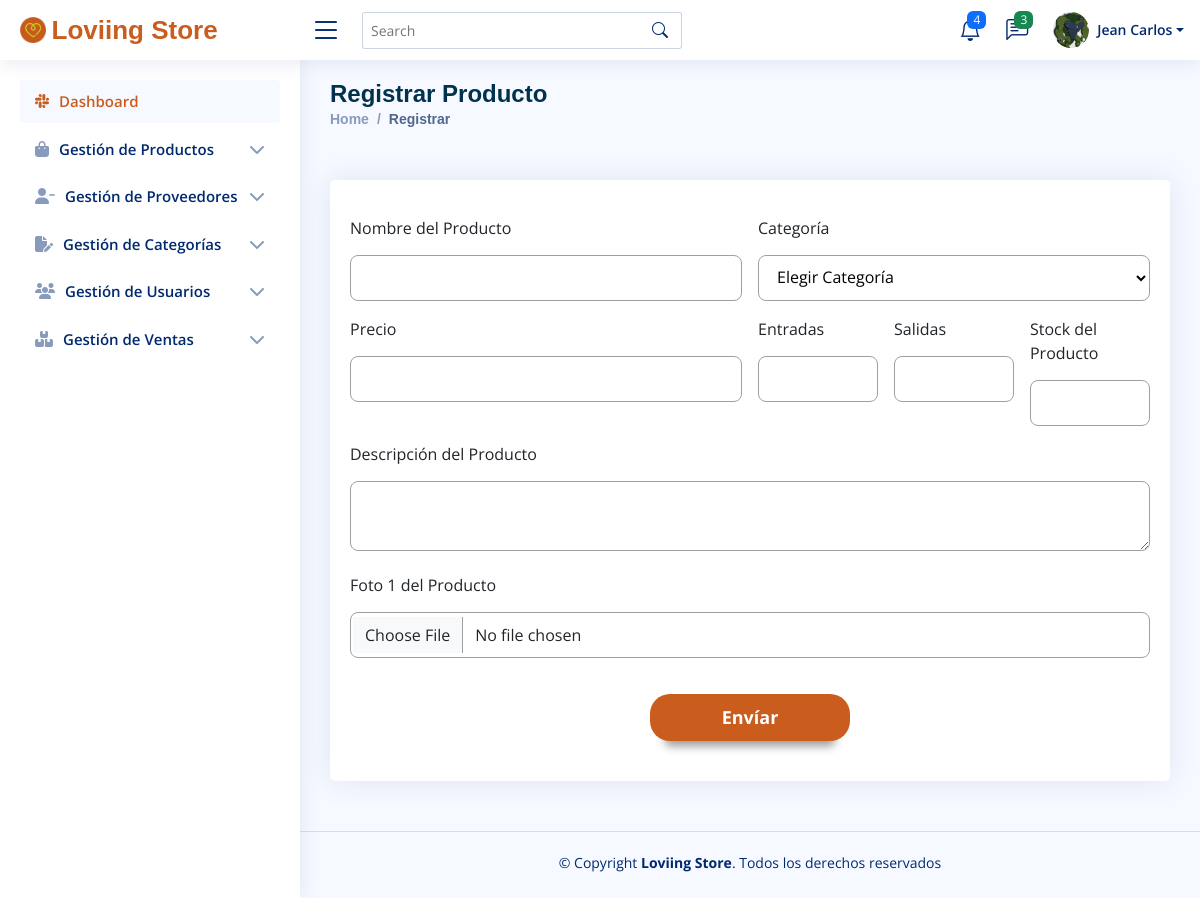
Screenshot of /Views/Administrador/registrarProducto.php (signed in) with the database file from the repository.
### tables this page shows
CREATE TABLE `tbl_usuarios` (
  `id_usuario` int(11) NOT NULL,
  `nombre_usuario` varchar(100) DEFAULT NULL,
  `genero` varchar(50) DEFAULT NULL,
  `fecha_nacimiento` date DEFAULT NULL,
  `tipo_documento` varchar(50) DEFAULT NULL,
  `num_documento` varchar(50) DEFAULT NULL,
  `email_usuario` varchar(50) DEFAULT NULL,
  `clave_usuario` varchar(250) DEFAULT NULL,
  `rol_usuario` varchar(50) DEFAULT NULL,
  `estado_usuario` varchar(10) DEFAULT NULL,
  `foto_usuario` varchar(255) DEFAULT NULL,
  `fecha_creacion` date DEFAULT NULL
);

### Models/consultasAdmin.php (called while the page is built, shortened)
<?php
class ConsultasAdmin
{
    public function consultarUser($idUser)
    {
        $sql = "SELECT * FROM tbl_usuarios WHERE id_usuario = :idUser";
        $objConexionBd = new ConexionBd();
        $conexion = $objConexionBd->getConexion();
        $result = $conexion->prepare($sql);
        $result->bindParam(":idUser", $idUser);
        $result->execute();
        $f = $result->fetch();
        return $f;
    }
}

### Controllers/Administrador/mostrarInfoProducto.php (the view, shortened to what this page needs)
<?php
require_once ('../../Models/consultasAdmin.php');
function formularioRegistrarProducto()
{
  echo '
        <form action="../../Controllers/Administrador/registrarProducto.php" class="form" method="post"
            enctype="multipart/form-data">
            <div class="row g-3 formulario">
              <div class="col-md-6">
                <label for="nombreProd">Nombre del Producto</label> <br>
                <input type="text" id="nombreProd" name="nombreProd" class="input"
                  required>
              </div>
              <div class="col-md-6">
                <label for="catProd">Categoría</label> <br>
                <select name="catProd" id="catProd" class="input" required>
                  <option>Elegir Categoría</option>
                  ';
                  echo '
                </select>
              </div>
              <div class="col-md-6">
                <label for="precioProd">Precio</label> <br>
                <input type="number" id="precioProd" name="precioProd" class="input"
                  required><br>
              </div>
              <div class="col-md-2">
                <label for="entradasProd">Entradas</label> <br>
                <input type="number" id="entradasProd" name="entradasProd" class="input"
                  required>
              </div>
              <div class="col-md-2">
                <label for="salidasProd">Salidas</label> <br>
                <input type="number" id="salidasProd" name="salidasProd" class="input"
                  required>
              </div>
              <div class="col-md-2">
                <label for="stockProd">Stock del Producto</label> <br>
                <input type="number" id="stockProd" name="stockProd" class="input"
                  required>
              </div>
              <div class="col-md-12">
                <label for="descProd">Descripción del Producto</label> <br>
                <textarea name="descProd" class="input" required></textarea>
              </div>
              <div class="col-md-12">
                <label for="foto1_producto">Foto 1 del Producto</label>
                <input class="form-control input" type="file" id="foto1_producto" name="foto1_producto"
                  accept=".png, .jpg, .jpeg, .gif, .webp">
              </div>
              <div class="text-center">
                <button type="submit" class="form-button">Envíar</button>
              </div>
            </div>
          </form>
    ';
}

### Controllers/Administrador/mostrarInfoUser.php (shortened to what this page needs)
<?php
require_once ('../../Models/consultasAdmin.php');
function cargarHeaderAdmin(){
  echo '
  <header id="header" class="header fixed-top d-flex align-items-center">
    <div class="d-flex align-items-center justify-content-between">
      <a href="home.php" class="logo d-flex align-items-center">
        <img src="../Dashboard/assets/img/favicon.png" alt="">
        <span class="d-none d-lg-block logo_ls">Loviing Store</span>
      </a>
      <i class="bi bi-list toggle-sidebar-btn"></i>
    </div>
    <div class="search-bar">
      <form class="search-form d-flex align-items-center" method="POST" action="#">
        <input type="text" name="query" placeholder="Search" title="Enter search keyword">
        <button type="submit" title="Search"><i class="bi bi-search"></i></button>
      </form>
    </div>
    <nav class="header-nav ms-auto">
      <ul class="d-flex align-items-center">
        <li class="nav-item dropdown">
          <a class="nav-link nav-icon" href="#" data-bs-toggle="dropdown">
            <i class="bi bi-bell"></i>
            <span class="badge bg-primary badge-number">4</span>
          </a>
        </li>
        <li class="nav-item dropdown">
          <a class="nav-link nav-icon" href="#" data-bs-toggle="dropdown">
            <i class="bi bi-chat-left-text"></i>
            <span class="badge bg-success badge-number">3</span>
          </a>
        </li>
        ';
        cargarPerfilAdmin();
        echo '
      </ul>
    </nav>
  </header>
  ';
}
function cargarPerfilAdmin()
{
  $idUser = $_SESSION["idUser"];
  $objConsultasAdmin = new ConsultasAdmin();
  $f = $objConsultasAdmin->consultarUser($idUser);
  echo '
        <li class="nav-item dropdown pe-3">
          <a class="nav-link nav-profile d-flex align-items-center pe-0" href="#" data-bs-toggle="dropdown">
            <img src="../../Uploads/Usuarios/' . $f["foto_usuario"] . '" alt="Profile" class="rounded-circle" >
            <span class="d-none d-md-block dropdown-toggle ps-2">' . $f["nombre_usuario"] . '</span>
          </a>
          <ul class="dropdown-menu dropdown-menu-end dropdown-menu-arrow profile">
            <li class="dropdown-header">
              <h6>' . $f["nombre_usuario"] . '</h6>
              <span>' . $f["rol_usuario"] . '</span>
            </li>
            <li>
              <hr class="dropdown-divider">
            </li>
            <li>
              <a class="dropdown-item d-flex align-items-center" href="userProfileAdmin.php">
                <i class="bi bi-person"></i>
                <span>Mi perfil</span>
              </a>
            </li>
            <li>
              <hr class="dropdown-divider">
            </li>
            <li>
              <a class="dropdown-item d-flex align-items-center" href="users-profile.html">
                <i class="bi bi-gear"></i>
                <span>Configuración</span>
              </a>
            </li>
            <li>
              <hr class="dropdown-divider">
            </li>
            <li>
              <a class="dropdown-item d-flex align-items-center" href="pages-faq.html">
                <i class="bi bi-question-circle"></i>
                <span>¿Necesitas Ayuda?</span>
              </a>
            </li>
            <li>
              <hr class="dropdown-divider">
            </li>
            <li>
              <a class="dropdown-item d-flex align-items-center" href="../../Controllers/cerrarSesion.php">
                <i class="bi bi-box-arrow-right"></i>
                <span>Cerrar Sesión</span>
              </a>
            </li>
          </ul>
        </li>
    ';
}
function cargarMenuAdmin(){
  echo '
  <aside id="sidebar" class="sidebar">
    <ul class="sidebar-nav" id="sidebar-nav">
      <li class="nav-item">
        <a class="nav-link " href="home.php">
          <i class="fa-brands fa-slack"></i>
          <span>Dashboard</span>
        </a>
      </li>
      <li class="nav-item">
        <a class="nav-link collapsed" data-bs-target="#trimestral-nav" data-bs-toggle="collapse" href="#">
          <i class="fa-solid fa-bag-shopping"></i>
          <span>Gestión de Productos</span><i class=" fa-solid fa-chevron-down ms-auto"></i>
        </a>
      </li>
      <li class="nav-item">
        <a class="nav-link collapsed" data-bs-target="#formacion-nav" data-bs-toggle="collapse" href="#">
          <i class="fa-solid fa-user-minus"></i>
          <span>Gestión de Proveedores</span><i class="fa-solid fa-chevron-down ms-auto"></i>
        </a>
      </li>
      <li class="nav-item">
        <a class="nav-link collapsed" data-bs-target="#fichas-nav" data-bs-toggle="collapse" href="#">
          <i class="fa-solid fa-file-pen"></i>
          <span>Gestión de Categorías</span><i class="fa-solid fa-chevron-down ms-auto"></i>
        </a>
      </li>
      <li class="nav-item">
        <a class="nav-link collapsed" data-bs-target="#instructores-nav" data-bs-toggle="collapse" href="#">
          <i class="fa-solid fa-users"></i>
          <span>Gestión de Usuarios</span><i class="fa-solid fa-chevron-down ms-auto"></i>
        </a>
      </li>
      <li class="nav-item">
        <a class="nav-link collapsed" data-bs-target="#ambientes-nav" data-bs-toggle="collapse" href="#">
          <i class="fa-solid fa-boxes-stacked"></i>
          <span>Gestión de Ventas</span><i class="fa-solid fa-chevron-down ms-auto"></i>
        </a>
      </li>
  </aside>
  ';
}
function cargarFooterAdmin(){
  echo '
  <footer id="footer" class="footer">
    <div class="copyright">
      &copy; Copyright <strong><span>Loviing Store</span></strong>. Todos los derechos reservados
    </div>
    <div class="credits">
    </div>
  </footer>
  ';
}

### Views/Dashboard/assets/css/style.css (style rules this page uses)
:root { scroll-behavior: smooth; --primary-color: #ca5d1e; --secondary-color: #c8cc21; --complementary-color1: #ffffff; --font-size-titulos-h1: 48px; --font-size-titulos-h2: 40px; --font-size-titulos-h3: 32px; --font-size-titulos-h4: 24px; --font-size-parrafos: 24px; --tipografia-titulos: "Open Sans", sans-serif --tipografia-parrafos: "Borel", cursive;; }
body { font-family: "Open Sans", sans-serif; background: #f6f9ff; color: #444444; }
a { color: var(--primary-color); text-decoration: none; }
.logo { line-height: 1; }
@media (min-width: 1200px) { .logo { width: 280px; } }
.logo img { max-height: 26px; margin-right: 6px; }
.logo span { font-size: 26px; font-weight: 700; color: var(--primary-color); font-family: "Work Sans", sans-serif; }
.header { transition: all 0.5s; z-index: 997; height: 60px; box-shadow: 0px 2px 20px rgba(1, 41, 112, 0.1); background-color: #fff; padding-left: 20px; }
.header .toggle-sidebar-btn { font-size: 32px; padding-left: 10px; cursor: pointer; color: #012970; }
.header .search-bar { min-width: 360px; padding: 0 20px; }
.header .search-form { width: 100%; }
.header .search-form input { border: 0; font-size: 14px; color: #012970; border: 1px solid rgba(1, 41, 112, 0.2); padding: 7px 38px 7px 8px; border-radius: 3px; transition: 0.3s; width: 100%; }
.header .search-form button { border: 0; padding: 0; margin-left: -30px; background: none; }
.header .search-form button i { color: #012970; }
.header-nav ul { list-style: none; }
.header-nav>ul { margin: 0; padding: 0; }
.header-nav .nav-icon { font-size: 22px; color: #012970; margin-right: 25px; position: relative; }
.header-nav .nav-profile { color: #012970; }
.header-nav .nav-profile img { max-height: 36px; }
.header-nav .nav-profile span { font-size: 14px; font-weight: 600; }
.header-nav .badge-number { position: absolute; inset: -2px -5px auto auto; font-weight: normal; font-size: 12px; padding: 3px 6px; }
.sidebar { position: fixed; top: 60px; left: 0; bottom: 0; width: 300px; z-index: 996; transition: all 0.3s; padding: 20px; overflow-y: auto; scrollbar-width: thin; scrollbar-color: #aab7cf transparent; box-shadow: 0px 0px 20px rgba(1, 41, 112, 0.1); background-color: #fff; }
@media (min-width: 1200px) { #main, #footer { margin-left: 300px; } }
.sidebar-nav { padding: 0; margin: 0; list-style: none; }
.sidebar-nav li { padding: 0; margin: 0; list-style: none; }
.sidebar-nav .nav-item { margin-bottom: 5px; }
.sidebar-nav .nav-link { display: flex; align-items: center; font-size: 15px; font-weight: 600; color: var(--primary-color); transition: 0.3; background: #f6f9ff; padding: 10px 15px; border-radius: 4px; }
.sidebar-nav .nav-link i { font-size: 16px; margin-right: 10px; color: var(--primary-color); }
.sidebar-nav .nav-link.collapsed { color: #012970; background: #fff; }
.sidebar-nav .nav-link.collapsed i { color: #899bbd; }
.sidebar-nav .nav-link .fa-chevron-down { margin-right: 0; transition: transform 0.2s ease-in-out; }
.footer { padding: 20px 0; font-size: 14px; transition: all 0.3s; border-top: 1px solid #cddfff; }
.footer .copyright { text-align: center; color: #012970; }
.footer .credits { padding-top: 5px; text-align: center; font-size: 13px; color: #012970; }

### Views/Dashboard/assets/css/styleformularios.css (style rules this page uses)
:root { scroll-behavior: smooth; --primary-color: #ca5d1e; --secondary-color: #c8cc21; --complementary-color1: #ffffff; --font-size-titulos-h1: 48px; --font-size-titulos-h2: 40px; --font-size-titulos-h3: 32px; --font-size-titulos-h4: 24px; --font-size-parrafos: 24px; --tipografia-titulos: "Open Sans", sans-serif --tipografia-parrafos: "Borel", cursive;; }
.formulario { display: flex; justify-content: space-around; font-family: var(--tipografia-titulos); }
.input, .select { width: 100%; background: white; border: none; padding: 10px 14px; border-radius: 8px; margin-top: 15px; border: 1px solid #a0a0a0; }
.form-button { width: 200px; font-size: 18px; font-weight: bold; background: var(--primary-color); color: #fff; padding-block: 10px; margin: 20px auto; border-radius: 20px; box-shadow: #999 0px 20px 10px -15px; border: none; transition: all 0.2s ease-in-out; }

### rows the page displays
tbl_usuarios: foto_usuario (picture), nombre_usuario "Jean Carlos"
